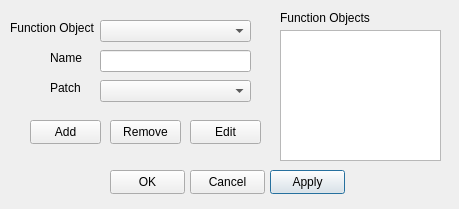
<?xml version="1.0" encoding="UTF-8"?>
<ui version="4.0">
 <class>postProcessDialog</class>
 <widget class="QDialog" name="postProcessDialog">
  <property name="geometry">
   <rect>
    <x>0</x>
    <y>0</y>
    <width>459</width>
    <height>209</height>
   </rect>
  </property>
  <property name="windowTitle">
   <string>Post-processing</string>
  </property>
  <widget class="QComboBox" name="comboBoxFOType">
   <property name="geometry">
    <rect>
     <x>100</x>
     <y>20</y>
     <width>151</width>
     <height>22</height>
    </rect>
   </property>
  </widget>
  <widget class="QLabel" name="label">
   <property name="geometry">
    <rect>
     <x>10</x>
     <y>20</y>
     <width>91</width>
     <height>16</height>
    </rect>
   </property>
   <property name="text">
    <string>Function Object</string>
   </property>
  </widget>
  <widget class="QLineEdit" name="lineEditFOName">
   <property name="geometry">
    <rect>
     <x>100</x>
     <y>50</y>
     <width>151</width>
     <height>22</height>
    </rect>
   </property>
  </widget>
  <widget class="QLabel" name="label_2">
   <property name="geometry">
    <rect>
     <x>50</x>
     <y>50</y>
     <width>41</width>
     <height>16</height>
    </rect>
   </property>
   <property name="text">
    <string>Name</string>
   </property>
  </widget>
  <widget class="QListWidget" name="listWidgetFOList">
   <property name="geometry">
    <rect>
     <x>280</x>
     <y>30</y>
     <width>161</width>
     <height>131</height>
    </rect>
   </property>
  </widget>
  <widget class="QLabel" name="label_3">
   <property name="geometry">
    <rect>
     <x>50</x>
     <y>80</y>
     <width>41</width>
     <height>16</height>
    </rect>
   </property>
   <property name="text">
    <string>Patch</string>
   </property>
  </widget>
  <widget class="QPushButton" name="pushButtonApply">
   <property name="geometry">
    <rect>
     <x>270</x>
     <y>170</y>
     <width>75</width>
     <height>24</height>
    </rect>
   </property>
   <property name="text">
    <string>Apply</string>
   </property>
  </widget>
  <widget class="QPushButton" name="pushButtonOK">
   <property name="geometry">
    <rect>
     <x>110</x>
     <y>170</y>
     <width>75</width>
     <height>24</height>
    </rect>
   </property>
   <property name="text">
    <string>OK</string>
   </property>
  </widget>
  <widget class="QPushButton" name="pushButtonCancel">
   <property name="geometry">
    <rect>
     <x>190</x>
     <y>170</y>
     <width>75</width>
     <height>24</height>
    </rect>
   </property>
   <property name="text">
    <string>Cancel</string>
   </property>
  </widget>
  <widget class="QPushButton" name="pushButtonAdd">
   <property name="geometry">
    <rect>
     <x>30</x>
     <y>120</y>
     <width>71</width>
     <height>24</height>
    </rect>
   </property>
   <property name="text">
    <string>Add</string>
   </property>
  </widget>
  <widget class="QComboBox" name="comboBoxPatches">
   <property name="geometry">
    <rect>
     <x>100</x>
     <y>80</y>
     <width>151</width>
     <height>22</height>
    </rect>
   </property>
  </widget>
  <widget class="QLabel" name="label_4">
   <property name="geometry">
    <rect>
     <x>280</x>
     <y>10</y>
     <width>101</width>
     <height>16</height>
    </rect>
   </property>
   <property name="text">
    <string>Function Objects</string>
   </property>
  </widget>
  <widget class="QPushButton" name="pushButtonRemove">
   <property name="geometry">
    <rect>
     <x>110</x>
     <y>120</y>
     <width>71</width>
     <height>24</height>
    </rect>
   </property>
   <property name="text">
    <string>Remove</string>
   </property>
  </widget>
  <widget class="QPushButton" name="pushButtonEdit">
   <property name="geometry">
    <rect>
     <x>190</x>
     <y>120</y>
     <width>71</width>
     <height>24</height>
    </rect>
   </property>
   <property name="text">
    <string>Edit</string>
   </property>
  </widget>
 </widget>
 <resources/>
 <connections/>
</ui>
